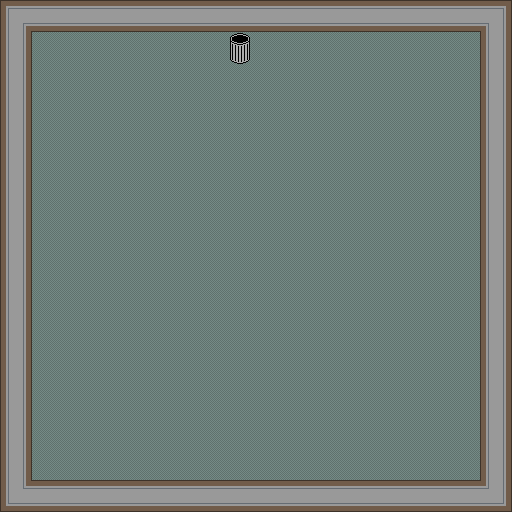

A level layout from a 2D game, rendered from its tile map. Below: a short description, then the map file with its tile-grid data intact:
An orthogonal 16x16 tile map with 32x32 px tiles, 2 tile layers (Tile Layer 1, Tile Layer 2) and 10 objects.

<map version="1.2" tiledversion="1.2.0" orientation="orthogonal" renderorder="right-down" width="16" height="16" tilewidth="32" tileheight="32" infinite="0" nextlayerid="7" nextobjectid="11">
 <tileset firstgid="1" source="oltile.tsx" />
 <layer id="1" name="Tile Layer 1" width="16" height="16">
  <data encoding="csv">
17,17,17,17,17,17,17,17,17,17,17,17,17,17,17,17,
17,17,17,17,17,17,17,17,17,17,17,17,17,17,17,17,
17,17,17,17,17,17,17,17,17,17,17,17,17,17,17,17,
17,17,17,17,17,17,17,17,17,17,17,17,17,17,17,17,
17,17,17,17,17,17,17,17,17,17,17,17,17,17,17,17,
17,17,17,17,17,17,17,17,17,17,17,17,17,17,17,17,
17,17,17,17,17,17,17,17,17,17,17,17,17,17,17,17,
17,17,17,17,17,17,17,17,17,17,17,17,17,17,17,17,
17,17,17,17,17,17,17,17,17,17,17,17,17,17,17,17,
17,17,17,17,17,17,17,17,17,17,17,17,17,17,17,17,
17,17,17,17,17,17,17,17,17,17,17,17,17,17,17,17,
17,17,17,17,17,17,17,17,17,17,17,17,17,17,17,17,
17,17,17,17,17,17,17,17,17,17,17,17,17,17,17,17,
17,17,17,17,17,17,17,17,17,17,17,17,17,17,17,17,
17,17,17,17,17,17,17,17,17,17,17,17,17,17,17,17,
17,17,17,17,17,17,17,17,17,17,17,17,17,17,17,17
</data>
 </layer>
 <objectgroup id="6" name="Walls">
  <object id="1" x="-18" y="-10" width="537" height="42" />
  <object id="2" x="480" y="-12" width="43" height="529" />
  <object id="3" x="-24" y="480" width="546" height="36" />
  <object id="4" x="-15" y="-18" width="45" height="544" />
 </objectgroup>
 <objectgroup id="3" name="Hero">
  <object id="6" x="241" y="467">
   <point />
  </object>
 </objectgroup>
 <objectgroup id="4" name="Ghosts">
  <object id="7" x="466" y="112">
   <point />
  </object>
  <object id="8" x="463" y="281">
   <point />
  </object>
  <object id="9" x="48" y="278">
   <point />
  </object>
  <object id="10" x="44" y="107">
   <point />
  </object>
 </objectgroup>
 <objectgroup id="5" name="Start/End">
  <object id="5" x="223" y="27" width="33" height="37" />
 </objectgroup>
 <layer id="2" name="Tile Layer 2" width="16" height="16">
  <data encoding="csv">
11,27,27,27,27,27,27,27,27,27,27,27,27,27,27,12,
28,0,0,0,0,0,0,22,0,0,0,0,0,0,0,28,
28,0,0,0,0,0,0,0,0,0,0,0,0,0,0,28,
28,0,0,0,0,0,0,0,0,0,0,0,0,0,0,28,
28,0,0,0,0,0,0,0,0,0,0,0,0,0,0,28,
28,0,0,0,0,0,0,0,0,0,0,0,0,0,0,28,
28,0,0,0,0,0,0,0,0,0,0,0,0,0,0,28,
28,0,0,0,0,0,0,0,0,0,0,0,0,0,0,28,
28,0,0,0,0,0,0,0,0,0,0,0,0,0,0,28,
28,0,0,0,0,0,0,0,0,0,0,0,0,0,0,28,
28,0,0,0,0,0,0,0,0,0,0,0,0,0,0,28,
28,0,0,0,0,0,0,0,0,0,0,0,0,0,0,28,
28,0,0,0,0,0,0,0,0,0,0,0,0,0,0,28,
28,0,0,0,0,0,0,0,0,0,0,0,0,0,0,28,
28,0,0,0,0,0,0,0,0,0,0,0,0,0,0,28,
9,27,27,27,27,27,27,27,27,27,27,27,27,27,27,10
</data>
 </layer>
</map>
